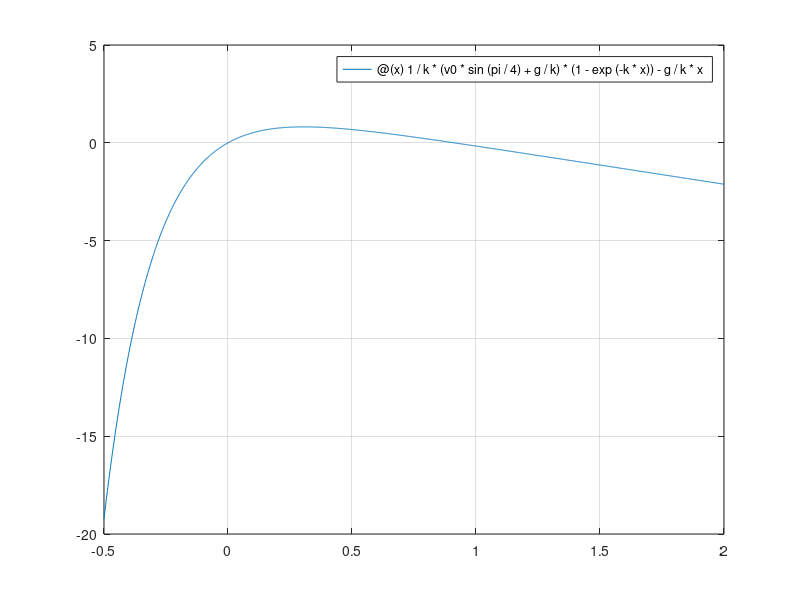

Recreate this plot in MATLAB.
clear
k=5;
v0=10;
g = 9.807;
fplot(@(x)1/k*(v0*sin(pi/4)+g/k)*(1-exp(-k*x))-g/k*x,[-0.5,2])
grid on
f=@(x)1/k*(v0*sin(pi/4)+g/k)*(1-exp(-k*x))-g/k*x;
x=0.9;
xvana=-2;
while abs(x-xvana)/abs(x) >= 1e-15
    xuus=x-f(x)*(x-xvana)/(f(x)-f(xvana));
    xvana=x;
    x=xuus;
end
disp('vastus')
disp(x)